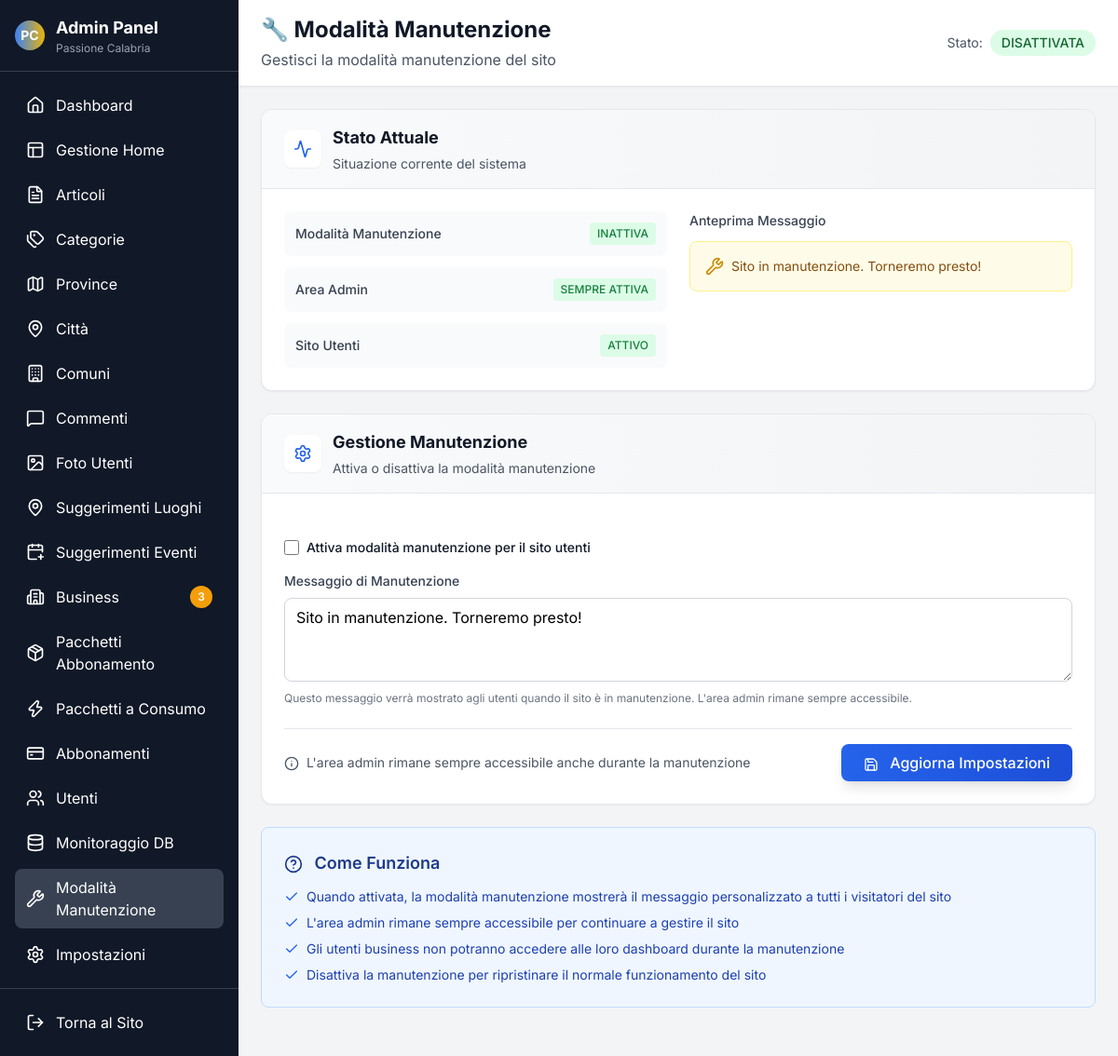
/admin/manutenzione.php, run on the app's committed database.
### tables this page shows
CREATE TABLE `settings` (
  `id` int NOT NULL,
  `key` varchar(255) NOT NULL,
  `value` text,
  `type` varchar(50) DEFAULT 'text',
  `created_at` timestamp NULL DEFAULT CURRENT_TIMESTAMP,
  `updated_at` timestamp NULL DEFAULT CURRENT_TIMESTAMP ON UPDATE CURRENT_TIMESTAMP
);

### includes/db_config.php (called while the page is built, shortened)
<?php
function getDatabaseConfig() {
    $host = getenv('DB_HOST');
    $dbname = getenv('DB_NAME');
    $username = getenv('DB_USER');
    $password = getenv('DB_PASSWORD');
    if (!$host) {
        $host = 'db5018301966.hosting-data.io';
        $dbname = 'dbs14504718';
        $username = 'dbu1167357';
        $password = 'Barboncino692@@';
    }
    return [
        'host' => $host,
        'dbname' => $dbname,
        'username' => $username,
        'password' => $password
    ];
}
?>

### includes/database_mysql.php (called while the page is built, shortened)
<?php
require_once __DIR__ . '/db_config.php';
class Database {
    public $pdo;
    private $connection_error = false;
    public function __construct() {
        $config = getDatabaseConfig();
        $this->host = $config['host'];
        $this->dbname = $config['dbname'];
        $this->username = $config['username'];
        $this->password = $config['password'];
        try {
            $dsn = "mysql:host={$this->host};dbname={$this->dbname};charset=utf8mb4";
            $options = [
                PDO::ATTR_ERRMODE => PDO::ERRMODE_EXCEPTION,
                PDO::ATTR_DEFAULT_FETCH_MODE => PDO::FETCH_ASSOC,
                PDO::ATTR_EMULATE_PREPARES => false,
            ];
            $this->pdo = new PDO($dsn, $this->username, $this->password, $options);
        } catch (PDOException $e) {
            $this->connection_error = true;
            $this->error_message = 'Errore connessione database MySQL: ' . $e->getMessage();
            error_log($this->error_message);
            $this->pdo = null;
        }
    }
    public function isConnected() {
        return !$this->connection_error && $this->pdo !== null;
    }
    public function getSetting($key) {
        $stmt = $this->pdo->prepare('SELECT value FROM settings WHERE `key` = ?');
        $stmt->execute([$key]);
        $result = $stmt->fetch();
        return $result ? $result['value'] : null;
    }
}
?>

### admin/manutenzione.php (the view, shortened to what this page needs)
<?php
require_once '../includes/database_mysql.php';
$db = new Database();
$maintenance_enabled = $db->getSetting('maintenance_enabled') == '1';
$maintenance_message = $db->getSetting('maintenance_message') ?: 'Sito in manutenzione. Torneremo presto!';
?>
<!DOCTYPE html>
<html lang="it">
<head>
    <script src="https://cdn.tailwindcss.com"></script>
    <link rel="stylesheet" href="../assets/css/style.css">
</head>
<body class="min-h-screen bg-gray-100 flex">
    <div class="bg-gray-900 text-white w-64 flex flex-col">
        <div class="p-4 border-b border-gray-700">
            <div class="flex items-center space-x-3">
                <div class="w-8 h-8 bg-gradient-to-r from-blue-500 to-yellow-500 rounded-full flex items-center justify-center">
                    <span class="text-white font-bold text-sm">PC</span>
                </div>
                <div>
                    <h1 class="font-bold text-lg">Admin Panel</h1>
                    <p class="text-xs text-gray-400">Passione Calabria</p>
                </div>
            </div>
        </div>
        <?php include 'partials/menu.php'; ?>
        <div class="p-4 border-t border-gray-700">
            <a href="../index.php" class="flex items-center space-x-3 px-3 py-2 rounded-lg hover:bg-gray-700 transition-colors">
                <i data-lucide="log-out" class="w-5 h-5"></i>
                <span>Torna al Sito</span>
            </a>
        </div>
    </div>
    <div class="flex-1 flex flex-col overflow-hidden">
        <header class="bg-white shadow-sm border-b border-gray-200 px-6 py-4">
            <div class="flex justify-between items-center">
                <div>
                    <h1 class="text-2xl font-bold text-gray-900">🔧 Modalità Manutenzione</h1>
                    <p class="text-gray-600 mt-1">Gestisci la modalità manutenzione del sito</p>
                </div>
                <div class="flex items-center space-x-2">
                    <span class="text-sm text-gray-600">Stato:</span>
                    <span class="px-3 py-1 rounded-full text-sm font-medium <?php echo $maintenance_enabled ? 'bg-red-100 text-red-800' : 'bg-green-100 text-green-800'; ?>">
                        <?php echo $maintenance_enabled ? 'ATTIVATA' : 'DISATTIVATA'; ?>
                    </span>
                </div>
            </div>
        </header>
        <main class="flex-1 overflow-auto p-6">
            <div class="bg-white rounded-xl shadow-sm border border-gray-200 overflow-hidden mb-6">
                <div class="bg-gradient-to-r from-gray-50 to-gray-100 px-6 py-4 border-b border-gray-200">
                    <div class="flex items-center space-x-3">
                        <div class="w-10 h-10 bg-white rounded-lg flex items-center justify-center shadow-sm">
                            <i data-lucide="activity" class="w-5 h-5 text-blue-600"></i>
                        </div>
                        <div>
                            <h2 class="text-lg font-bold text-gray-900">Stato Attuale</h2>
                            <p class="text-sm text-gray-600 mt-1">Situazione corrente del sistema</p>
                        </div>
                    </div>
                </div>
                <div class="p-6">
                    <div class="grid grid-cols-1 md:grid-cols-2 gap-6">
                        <div class="space-y-3">
                            <div class="flex items-center justify-between p-3 bg-gray-50 rounded-lg">
                                <span class="text-sm font-medium text-gray-700">Modalità Manutenzione</span>
                                <span class="px-2 py-1 rounded text-xs font-medium <?php echo $maintenance_enabled ? 'bg-red-100 text-red-700' : 'bg-green-100 text-green-700'; ?>">
                                    <?php echo $maintenance_enabled ? 'ATTIVA' : 'INATTIVA'; ?>
                                </span>
                            </div>
                            <div class="flex items-center justify-between p-3 bg-gray-50 rounded-lg">
                                <span class="text-sm font-medium text-gray-700">Area Admin</span>
                                <span class="px-2 py-1 rounded text-xs font-medium bg-green-100 text-green-700">SEMPRE ATTIVA</span>
                            </div>
                            <div class="flex items-center justify-between p-3 bg-gray-50 rounded-lg">
                                <span class="text-sm font-medium text-gray-700">Sito Utenti</span>
                                <span class="px-2 py-1 rounded text-xs font-medium <?php echo $maintenance_enabled ? 'bg-red-100 text-red-700' : 'bg-green-100 text-green-700'; ?>">
                                    <?php echo $maintenance_enabled ? 'IN MANUTENZIONE' : 'ATTIVO'; ?>
                                </span>
                            </div>
                        </div>
                        <div class="space-y-3">
                            <h3 class="text-sm font-medium text-gray-700">Anteprima Messaggio</h3>
                            <div class="p-4 bg-yellow-50 border border-yellow-200 rounded-lg">
                                <div class="flex items-center">
                                    <i data-lucide="wrench" class="w-5 h-5 text-yellow-600 mr-2"></i>
                                    <span class="text-yellow-800 text-sm"><?php echo htmlspecialchars($maintenance_message); ?></span>
                                </div>
                            </div>
                        </div>
                    </div>
                </div>
            </div>
            <div class="bg-white rounded-xl shadow-sm border border-gray-200 overflow-hidden">
                <div class="bg-gradient-to-r from-gray-50 to-gray-100 px-6 py-4 border-b border-gray-200">
                    <div class="flex items-center space-x-3">
                        <div class="w-10 h-10 bg-white rounded-lg flex items-center justify-center shadow-sm">
                            <i data-lucide="settings" class="w-5 h-5 text-blue-600"></i>
                        </div>
                        <div>
                            <h2 class="text-lg font-bold text-gray-900">Gestione Manutenzione</h2>
                            <p class="text-sm text-gray-600 mt-1">Attiva o disattiva la modalità manutenzione</p>
                        </div>
                    </div>
                </div>
                <div class="p-6">
                    <form method="post" class="space-y-6">
                        <div class="space-y-4">
                            <div class="flex items-center">
                                <input type="checkbox" id="maintenance_enabled" name="maintenance_enabled"
                                       class="w-4 h-4 text-blue-600 bg-gray-100 border-gray-300 rounded focus:ring-blue-500 focus:ring-2"
                                       <?php echo $maintenance_enabled ? 'checked' : ''; ?>>
                                <label for="maintenance_enabled" class="ml-2 text-sm font-medium text-gray-900">
                                    Attiva modalità manutenzione per il sito utenti
                                </label>
                            </div>
                            <div>
                                <label for="maintenance_message" class="block text-sm font-medium text-gray-700 mb-2">
                                    Messaggio di Manutenzione
                                </label>
                                <textarea id="maintenance_message" name="maintenance_message" rows="3"
                                          class="w-full px-3 py-2 border border-gray-300 rounded-lg focus:ring-blue-500 focus:border-blue-500"
                                          placeholder="Inserisci il messaggio da mostrare agli utenti durante la manutenzione"><?php echo htmlspecialchars($maintenance_message); ?></textarea>
                                <p class="mt-1 text-xs text-gray-500">
                                    Questo messaggio verrà mostrato agli utenti quando il sito è in manutenzione. L'area admin rimane sempre accessibile.
                                </p>
                            </div>
                        </div>
                        <div class="flex items-center justify-between pt-4 border-t border-gray-200">
                            <div class="text-sm text-gray-600">
                                <i data-lucide="info" class="w-4 h-4 inline mr-1"></i>
                                L'area admin rimane sempre accessibile anche durante la manutenzione
                            </div>
                            <button type="submit" class="bg-gradient-to-r from-blue-600 to-blue-700 hover:from-blue-700 hover:to-blue-800 text-white px-6 py-2 rounded-lg transition-all duration-200 shadow-lg hover:shadow-xl font-medium">
                                <i data-lucide="save" class="w-4 h-4 inline mr-2"></i>
                                Aggiorna Impostazioni
                            </button>
                        </div>
                    </form>
                </div>
            </div>
            <div class="mt-6 bg-blue-50 border border-blue-200 rounded-lg p-6">
                <h3 class="text-lg font-semibold text-blue-900 mb-3">
                    <i data-lucide="help-circle" class="w-5 h-5 inline mr-2"></i>
                    Come Funziona
                </h3>
                <ul class="space-y-2 text-sm text-blue-800">
                    <li class="flex items-start">
                        <i data-lucide="check" class="w-4 h-4 mr-2 mt-0.5 text-blue-600 flex-shrink-0"></i>
                        <span>Quando attivata, la modalità manutenzione mostrerà il messaggio personalizzato a tutti i visitatori del sito</span>
                    </li>
                    <li class="flex items-start">
                        <i data-lucide="check" class="w-4 h-4 mr-2 mt-0.5 text-blue-600 flex-shrink-0"></i>
                        <span>L'area admin rimane sempre accessibile per continuare a gestire il sito</span>
                    </li>
                    <li class="flex items-start">
                        <i data-lucide="check" class="w-4 h-4 mr-2 mt-0.5 text-blue-600 flex-shrink-0"></i>
                        <span>Gli utenti business non potranno accedere alle loro dashboard durante la manutenzione</span>
                    </li>
                    <li class="flex items-start">
                        <i data-lucide="check" class="w-4 h-4 mr-2 mt-0.5 text-blue-600 flex-shrink-0"></i>
                        <span>Disattiva la manutenzione per ripristinare il normale funzionamento del sito</span>
                    </li>
                </ul>
            </div>
        </main>
    </div>
</body>
</html>

### assets/css/style.css (style rules this page uses)
:root { --calabria-blue: #2563eb; --calabria-blue-light: #3b82f6; --calabria-blue-dark: #1d4ed8; --calabria-gold: #f59e0b; --calabria-gold-light: #fbbf24; --calabria-gold-dark: #d97706; --calabria-teal: #14b8a6; --calabria-green: #10b981; }
* { scroll-behavior: smooth; }
body { font-family: 'Inter', -apple-system, BlinkMacSystemFont, 'Segoe UI', Roboto, sans-serif; line-height: 1.6; }

### data on the page
settings: value "Sito in manutenzione. Torneremo presto!", maintenance_message "Sito in manutenzione. Torneremo presto!"

### other printed values
$item['label'] "Dashboard"
$item['label'] "Gestione Home"
$item['label'] "Articoli"
$item['label'] "Categorie"
$item['label'] "Province"
$item['label'] "Città"
$item['label'] "Comuni"
$item['label'] "Commenti"
$item['label'] "Foto Utenti"
$item['label'] "Suggerimenti Luoghi"
$item['label'] "Suggerimenti Eventi"
$item['label'] "Business"
$countToShow "3"
$item['label'] "Pacchetti Abbonamento"
$item['label'] "Pacchetti a Consumo"
